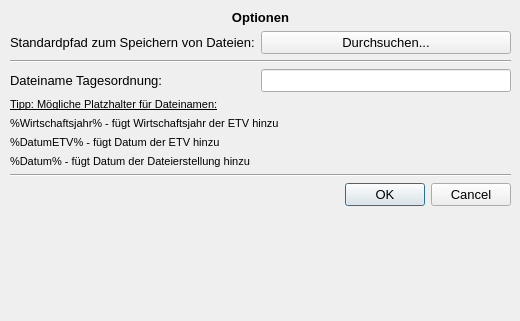
<?xml version="1.0" encoding="UTF-8"?>
<ui version="4.0">
 <class>SystemSettings</class>
 <widget class="QDialog" name="SystemSettings">
  <property name="geometry">
   <rect>
    <x>0</x>
    <y>0</y>
    <width>520</width>
    <height>321</height>
   </rect>
  </property>
  <property name="windowTitle">
   <string>Dialog</string>
  </property>
  <widget class="QWidget" name="formLayoutWidget">
   <property name="geometry">
    <rect>
     <x>10</x>
     <y>10</y>
     <width>501</width>
     <height>301</height>
    </rect>
   </property>
   <layout class="QFormLayout" name="formLayout">
    <property name="fieldGrowthPolicy">
     <enum>QFormLayout::AllNonFixedFieldsGrow</enum>
    </property>
    <item row="1" column="0">
     <widget class="QLabel" name="label">
      <property name="font">
       <font>
        <pointsize>10</pointsize>
       </font>
      </property>
      <property name="text">
       <string>Standardpfad zum Speichern von Dateien:</string>
      </property>
     </widget>
    </item>
    <item row="1" column="1">
     <widget class="QPushButton" name="pushButton">
      <property name="font">
       <font>
        <pointsize>10</pointsize>
       </font>
      </property>
      <property name="text">
       <string>Durchsuchen...</string>
      </property>
     </widget>
    </item>
    <item row="2" column="0" colspan="2">
     <widget class="Line" name="line">
      <property name="minimumSize">
       <size>
        <width>0</width>
        <height>0</height>
       </size>
      </property>
      <property name="orientation">
       <enum>Qt::Horizontal</enum>
      </property>
     </widget>
    </item>
    <item row="4" column="0">
     <widget class="QLabel" name="label_2">
      <property name="font">
       <font>
        <pointsize>10</pointsize>
       </font>
      </property>
      <property name="text">
       <string>Dateiname Tagesordnung:</string>
      </property>
     </widget>
    </item>
    <item row="4" column="1">
     <widget class="QLineEdit" name="lineEdit">
      <property name="font">
       <font>
        <pointsize>10</pointsize>
       </font>
      </property>
      <property name="toolTip">
       <string extracomment="Tipp: Verwenden Sie %Wirtschaftsjahr%, %Datum%, %Uhrzeit%"/>
      </property>
     </widget>
    </item>
    <item row="10" column="0" colspan="2">
     <widget class="QDialogButtonBox" name="buttonBox">
      <property name="font">
       <font>
        <pointsize>10</pointsize>
       </font>
      </property>
      <property name="orientation">
       <enum>Qt::Horizontal</enum>
      </property>
      <property name="standardButtons">
       <set>QDialogButtonBox::Cancel|QDialogButtonBox::Ok</set>
      </property>
     </widget>
    </item>
    <item row="5" column="0">
     <widget class="QLabel" name="label_3">
      <property name="font">
       <font>
        <pointsize>8</pointsize>
        <underline>true</underline>
       </font>
      </property>
      <property name="text">
       <string>Tipp: Mögliche Platzhalter für Dateinamen:</string>
      </property>
     </widget>
    </item>
    <item row="6" column="0" colspan="2">
     <widget class="QLabel" name="label_4">
      <property name="font">
       <font>
        <pointsize>8</pointsize>
       </font>
      </property>
      <property name="text">
       <string>%Wirtschaftsjahr% - fügt Wirtschaftsjahr der ETV hinzu</string>
      </property>
     </widget>
    </item>
    <item row="7" column="0" colspan="2">
     <widget class="QLabel" name="label_5">
      <property name="font">
       <font>
        <pointsize>8</pointsize>
       </font>
      </property>
      <property name="text">
       <string>%DatumETV% - fügt Datum der ETV hinzu</string>
      </property>
     </widget>
    </item>
    <item row="8" column="0" colspan="2">
     <widget class="QLabel" name="label_6">
      <property name="font">
       <font>
        <pointsize>8</pointsize>
       </font>
      </property>
      <property name="text">
       <string>%Datum% - fügt Datum der Dateierstellung hinzu</string>
      </property>
     </widget>
    </item>
    <item row="9" column="0" colspan="2">
     <widget class="Line" name="line_2">
      <property name="minimumSize">
       <size>
        <width>0</width>
        <height>0</height>
       </size>
      </property>
      <property name="orientation">
       <enum>Qt::Horizontal</enum>
      </property>
     </widget>
    </item>
    <item row="0" column="0" colspan="2">
     <widget class="QLabel" name="label_7">
      <property name="font">
       <font>
        <pointsize>10</pointsize>
        <weight>75</weight>
        <bold>true</bold>
       </font>
      </property>
      <property name="text">
       <string>Optionen</string>
      </property>
      <property name="alignment">
       <set>Qt::AlignCenter</set>
      </property>
     </widget>
    </item>
   </layout>
  </widget>
 </widget>
 <resources/>
 <connections>
  <connection>
   <sender>buttonBox</sender>
   <signal>accepted()</signal>
   <receiver>SystemSettings</receiver>
   <slot>accept()</slot>
   <hints>
    <hint type="sourcelabel">
     <x>248</x>
     <y>254</y>
    </hint>
    <hint type="destinationlabel">
     <x>157</x>
     <y>274</y>
    </hint>
   </hints>
  </connection>
  <connection>
   <sender>buttonBox</sender>
   <signal>rejected()</signal>
   <receiver>SystemSettings</receiver>
   <slot>reject()</slot>
   <hints>
    <hint type="sourcelabel">
     <x>316</x>
     <y>260</y>
    </hint>
    <hint type="destinationlabel">
     <x>286</x>
     <y>274</y>
    </hint>
   </hints>
  </connection>
 </connections>
</ui>
